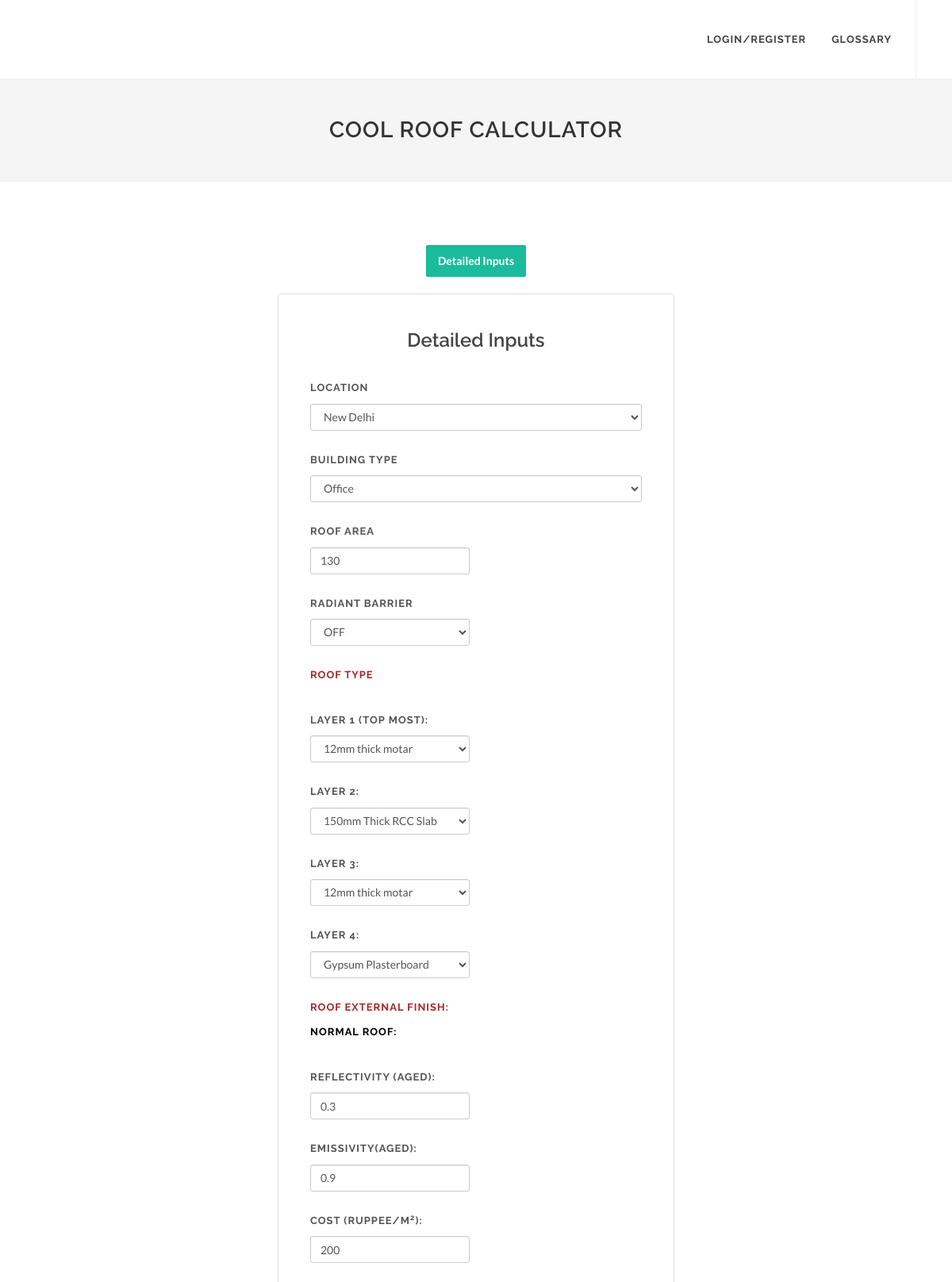
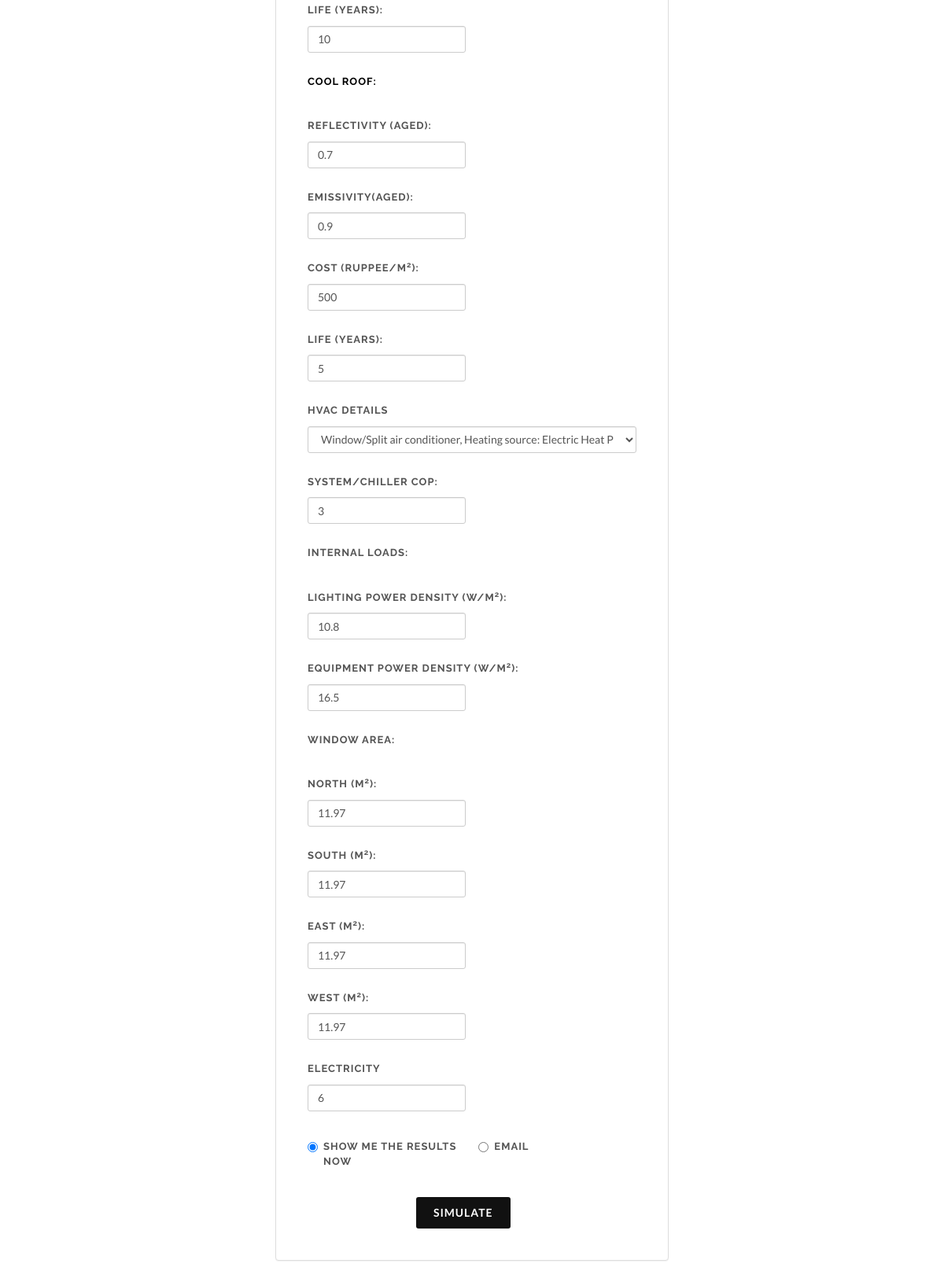
Screenshot of /edit_page_detailed/1/ with the database file from the repository (2 pictures, top to bottom).
### Calculator/models.py (models this page shows)
class Detailed_Data(models.Model):
	file_uuid = models.CharField(max_length=50, default='0000000', editable=False)
	Location = models.CharField(max_length=50)
	Building_type = models.CharField(max_length=50)
	Roof_area = models.CharField(max_length=50)
	Layer_1 = models.CharField(max_length=50)
	Layer_2 = models.CharField(max_length=50)
	Layer_3 = models.CharField(max_length=50)
	Layer_4 = models.CharField(max_length=50)
	Radiant_barrier = models.CharField(max_length=10)
	Reflectivity_base = models.CharField(max_length=50)
	Emissivity_base = models.CharField(max_length=50)
	Cost_base = models.CharField(max_length=50)
	Life_base = models.CharField(max_length=50)
	Reflectivity_proposed = models.CharField(max_length=50)
	Emissivity_proposed = models.CharField(max_length=50)
	Cost_proposed = models.CharField(max_length=50)
	Life_proposed = models.CharField(max_length=50)
	System_cop = models.CharField(max_length=50)
	Lighting_power = models.CharField(max_length=50)
	Equipment_power = models.CharField(max_length=50)
	win_area_north = models.CharField(max_length=50)
	win_area_south = models.CharField(max_length=50)
	win_area_west = models.CharField(max_length=50)
	win_area_east = models.CharField(max_length=50)
	HVAC_details = models.CharField(max_length=50)
	Electricity = models.CharField(max_length=50)
	cooling_compare = models.TextField(max_length=1000,default='x')
	heating_compare = models.TextField(max_length=1000,default='x')
	Total_Savings = models.CharField(max_length=50,default='x')
	Total_Savings_Percent = models.CharField(max_length=50,default='x')
	Annual_Savings = models.CharField(max_length=50,default='x')
	Heating_Base = models.CharField(max_length=50,default='x')
	Heating_Proposed = models.CharField(max_length=50,default='x')
	Heating_Savings = models.CharField(max_length=50,default='x')
	Cooling_Base = models.CharField(max_length=50,default='x')
	Cooling_Proposed = models.CharField(max_length=50,default='x')
	Cooling_Savings = models.CharField(max_length=50,default='x')
	Interior_Equipment_Base = models.CharField(max_length=50,default='x')
	Interior_Equipment_Proposed = models.CharField(max_length=50,default='x')
	Interior_Equipment_Savings = models.CharField(max_length=50,default='x')
	Interior_Lighting_Base = models.CharField(max_length=50,default='x')
	Interior_Lighting_Proposed = models.CharField(max_length=50,default='x')
	Interior_Lighting_Savings = models.CharField(max_length=50,default='x')
	Fans_Base = models.CharField(max_length=50,default='x')
	Fans_Proposed = models.CharField(max_length=50,default='x')
	Fans_Savings = models.CharField(max_length=50,default='x')
	Pumps_Base = models.CharField(max_length=50,default='x')
	Pumps_Proposed = models.CharField(max_length=50,default='x')
	Pumps_Savings = models.CharField(max_length=50,default='x')
	Heat_Rejection_Base = models.CharField(max_length=50,default='x')
	Heat_Rejection_Proposed = models.CharField(max_length=50,default='x')
	Heat_Rejection_Savings = models.CharField(max_length=50,default='x')
	Total_Base = models.CharField(max_length=50,default='x')
	Total_Proposed = models.CharField(max_length=50,default='x')
	heat_save = models.CharField(max_length=50,default='x')
	cool_save = models.CharField(max_length=50,default='x')
	total_save = models.CharField(max_length=50,default='x')
	heat_save_area = models.CharField(max_length=50,default='x')
	cool_save_area = models.CharField(max_length=50,default='x')
	total_save_area = models.CharField(max_length=50,default='x')
	heat_save_cost = models.CharField(max_length=50,default='x')
	cool_save_cost = models.CharField(max_length=50,default='x')
	total_save_cost = models.CharField(max_length=50,default='x')
	task_id = models.CharField(max_length = 100, blank = True)
	emailid = models.CharField(max_length=100,blank=True)
	username = models.CharField(max_length=100,blank=True)
	result_status = models.CharField(max_length=100,blank=True)
	time = models.DateTimeField(auto_now = True)

### Calculator/views.py (the view)
# urls.py: re_path(r'^edit_page_detailed/(?P<pk>[0-9]+)/$', views.edit_page_detailed, name = "edit_page_detailed"),
def edit_page_detailed(request,pk):
    try:
        edit_data = Detailed_Data.objects.filter(pk = pk).first()
    except edit_data.DoesNotExist:
        return HttpResponse('Simulation page doesnt exist. Contact SysAdmin')
    return render(request,"edit_page_detailed.html",{"edit_data":edit_data})

### templates/edit_page_detailed.html (shortened to what this page needs)
<!DOCTYPE html>
<html dir="ltr" lang="en-US">
<head>
	<link rel="stylesheet" href="/static/css/bootstrap.css" type="text/css" />
	<link rel="stylesheet" href="/static/style.css" type="text/css" />
	<link rel="stylesheet" href="/static/css/dark.css" type="text/css" />
	<link rel="stylesheet" href="/static/css/font-icons.css" type="text/css" />
	<link rel="stylesheet" href="/static/css/animate.css" type="text/css" />
	<link rel="stylesheet" href="/static/css/magnific-popup.css" type="text/css" />
	<link rel="stylesheet" href="/static/css/responsive.css" type="text/css" />
</head>
<body class="stretched">
	<div id="wrapper" class="clearfix">
		<header id="header" class="full-header">
			<div id="header-wrap">
				<div class="container clearfix">
					<nav id="primary-menu">
							<ul>
								{% if user.is_anonymous%}
								<li><a href="{% url 'login_register' %}"><div>login/register</div></a></li>
								<li><a href="/glossary"><div>Glossary</div></a></li>
								{% endif %}
						</ul>
					</nav>
				</div>
			</div>
		</header>
	 <section id="page-title" class="page-title-center">
            <div class="container clearfix">
                <h1>Cool Roof Calculator</h1>
            </div>
        </section>
		<section id="content">
			<div class="content-wrap">
				<div class="container clearfix">
					<div class="tabs divcenter nobottommargin clearfix" id="tab-login-register" style="max-width: 500px;">
                        <ul class="tab-nav tab-nav2 center clearfix">
                            <li class="inline-block"><a href="#tab-detailed">Detailed Inputs</a></li>
                        </ul>
                        <div class="tab-container">
                            <div class="tab-content clearfix" id="tab-detailed">
                                <div class="panel panel-default nobottommargin">
                                	<div class="panel-body" style="padding: 40px;">
                                		<form  class="nobottommargin" action="/submitform_detailed" method="post">
			                                <h3 align="center">Detailed Inputs</h3>
			                                <div class="col_full">
			                                    <label>Location</label>
			                                    <select name="Location" class="form-control" id="Location_detailed">
													<option value="NewDelhi">New Delhi </option>
			                                    </select>
			                                </div>
			                                <div class="col_full">
			                                    <label>Building Type</label>
			                                    <select name="Building_type"  class="form-control" id="Building_type_detailed">
			                                    <option value="office">Office</option>
												</select>
			                                </div>
			                                <div class="col_half">
			                                    <label>Roof area</label>
			                                    <input type="number" name="Roof_area" placeholder="130" min="130" max="20000"  class="form-control" value="{{edit_data.Roof_area}}" />
			                                </div>
			                                <div class="col_half">
			                                    <label>Radiant Barrier</label>
			                                    <select name="Radiant_barrier" class="form-control" id="Radiant_barrier_detailed">
			                                    	<option value="OFF"> OFF     </option>
			                                    </select>
			                                </div>
			                                <div class="col_full">
			                                <label style="color: brown;">Roof Type</label>
			                                </div>
			                                <div class="col_half">
			                                	<label >Layer 1 (Top most):</label>
												<select name="layer1"  class="form-control" id="Layer_1_detailed">
													<option value="12mm Thick Mortar">      12mm thick motar       </option>
												</select>
			                                </div>
			                                <div class="col_half">
			                                <label for="layer2">Layer 2:</label>
											<select width="40" name="layer2" class="form-control" id="Layer_2_detailed">
												<option value="150mm Thick RCC Slab">      150mm Thick RCC Slab      </option>
											</select>
											</div>
											<div class="col_half">
			                                <label for="layer2">Layer 3:</label>
											<select width="40" name="layer3" class="form-control" id="Layer_3_detailed">
												<option value="12mm Thick Mortar">      12mm thick motar       </option>
											</select>
											</div>
											<div class="col_half">
			                                <label for="layer2">Layer 4:</label>
											<select width="40" name="layer4" class="form-control" id="Layer_4_detailed">
												<option value="Gypsum Plasterboard">      Gypsum Plasterboard      </option>
											</select>
											</div>
											<div class="col_half">
											<label class="control-label" style="color: brown;"><b>Roof External Finish</b>:</label><br>
								          	<label class="control-label" style="color: black;"><b>Normal Roof</b>:</label>
								           	</div>
								           <div class="col_half">
								                <label >Reflectivity (aged):</label>
								                <input name="reflectivity_base" type="number" class="form-control" placeholder="0.3" min="0" max="1" step="any" value="{{edit_data.Reflectivity_base}}">
								          </div>
								           <div class="col_half">
								                <label >Emissivity(aged):</label>
								                <input name="emissivity_base" type="number" class="form-control" placeholder="0.9" min="0" max="1" step="any" value="{{edit_data.Emissivity_base}}">
								          </div>
								           <div class="col_half">
								                <label >Cost (Ruppee/m<sup>2</sup>):</label>
								                <input name="cost_base" type="number" class="form-control" placeholder="200" min="0" max="2000"  step="any" value="{{edit_data.Cost_base}}">
								          </div>
								           <div class="col_half">
								                <label>Life (Years):</label>
								                <input name="life_base" type="number" class="form-control" placeholder="10" min="0" max="50"  step="any" value="{{edit_data.Life_base}}">
								          </div>
								          <div class="col_half">
								          <label class="control-label" style="color: black;"><b>Cool Roof</b>:</label>
								          </div>
								           <div class="col_half">
								                <label>Reflectivity (aged):</label>
								                <input name="reflectivity_proposed" type="number" class="form-control" placeholder="0.7" min="0" max="1"  step="any" value="{{edit_data.Reflectivity_proposed}}">
								          </div>
								           <div class="col_half">
								                <label>Emissivity(aged):</label>
								                <input name="emissivity_proposed" type="number" class="form-control" placeholder="0.9" min="0" max="1"  step="any" value="{{edit_data.Emissivity_proposed}}">
								          </div>
								           <div class="col_half">
								                <label>Cost (Ruppee/m<sup>2</sup>):</label>
								                <input name="cost_proposed" type="number" class="form-control" placeholder="500" min="0" max="2000"  step="any" value="{{edit_data.Cost_proposed}}">
								          </div>
								           <div class="col_half">
								                <label>Life (Years):</label>
								                <input name="life_proposed" type="number" class="form-control" placeholder="5" min="0" max="50" step="any" value="{{edit_data.Life_proposed}}">
								          </div>
			                                <div class="col_full">
			                                    <label >HVAC Details</label>
			                                    <select name="HVAC_details" class="form-control">
			                                    <option value="ptac" selected>Window/Split air conditioner,  Heating source: Electric Heat Pump</option>
			                                    </select>
			                                </div>
			                                <div class="col_half">
								                <label>System/Chiller COP:</label>
								                <input name="system_cop" type="number" class="form-control" placeholder="3" min="1" max="7"  step="any" value="{{edit_data.System_cop}}">
									        </div>
								          <div class="col_half">
								          	<label class="control-label"><b>Internal Loads</b>:</label>
								          	</div>
								          	<label >Lighting power density (W/m<sup>2</sup>):</label>
								           <div class="col_half">
								                <input name="lighting_power" type="number" class="form-control" placeholder="10.8" min="0" max="100" step="any" value="{{edit_data.Lighting_power}}">
								          </div>
								           <label >Equipment power density (W/m<sup>2</sup>):</label>
								          <div class="col_half">
								                <input name="equipment_power" type="number" class="form-control" placeholder="16.5" min="0" max="100" step="any" value="{{edit_data.Equipment_power}}">
								          </div>
								          <div class="col_half">
								          <label ><b>Window Area</b>:</label>
								           </div>
								           <div class="col_half">
								                <label>North (m<sup>2</sup>):</label>
								                <input name="win_area_north" type="number" class="form-control" placeholder="11.97" min="0" max="600" step="any" value="{{edit_data.win_area_north}}">
								          </div>
								          <div class="col_half">
								                <label>South (m<sup>2</sup>):</label>
								                <input name="win_area_south" type="number" class="form-control" placeholder="11.97" min="0" max="600" step="any" value="{{edit_data.win_area_south}}">
								          </div>
								          <div class="col_half">
								                <label>East (m<sup>2</sup>):</label>
								                <input name="win_area_east" type="number" class="form-control" placeholder="11.97" min="0" max="600"  step="any" value="{{edit_data.win_area_east}}">
								          </div>
								          <div class="col_half">
								                <label>West (m<sup>2</sup>):</label>
								                <input name="win_area_west" type="number" class="form-control" placeholder="11.97" min="0" max="600"  step="any" value="{{edit_data.win_area_west}}">
								          </div>
			                                <div class="col_half">
			                                    <label>Electricity</label>
			                                    <input type="number" name="Electricity" placeholder="Rupee/kWh" min="4" max="50" class="form-control" value="{{edit_data.Electricity}}"/>
			                                </div>
			                                <div class="col_half">
											<label class="radio" for="show_now1">
											<input type="radio" id="show_now1" name="sim_type1" value="rt" checked="checked" colspan="columns" id="rt">Show me the results now
											</label>
											</div>
										<div class="col_one_third">
											<label class="radio" for="email">
												<input type="radio" name="sim_type1" value="email1" name="email1" id="email1">Email
											</label>
										</div>
			                                <div class="col_full nobottommargin">
			                                    <button class="button button-3d button-black nomargin" style="left: 33%;">Simulate</button>
			                                </div>
			                            </form>
                                	</div>
                                </div>
                            </div>
                        </div>
                    </div>
				</div>
			</div>
		</section>
	</div>
</body>
</html>

### rows the page displays
Detailed_Data: Roof_area "130", reflectivity_base "0.3", emissivity_base "0.9", cost_base "200", life_base "10", reflectivity_proposed "0.7", emissivity_proposed "0.9", cost_proposed "500", life_proposed "5", system_cop "3", lighting_power "10.8", equipment_power "16.5", win_area_north "11.97", win_area_south "11.97", win_area_east "11.97", win_area_west "11.97", Electricity "6"
